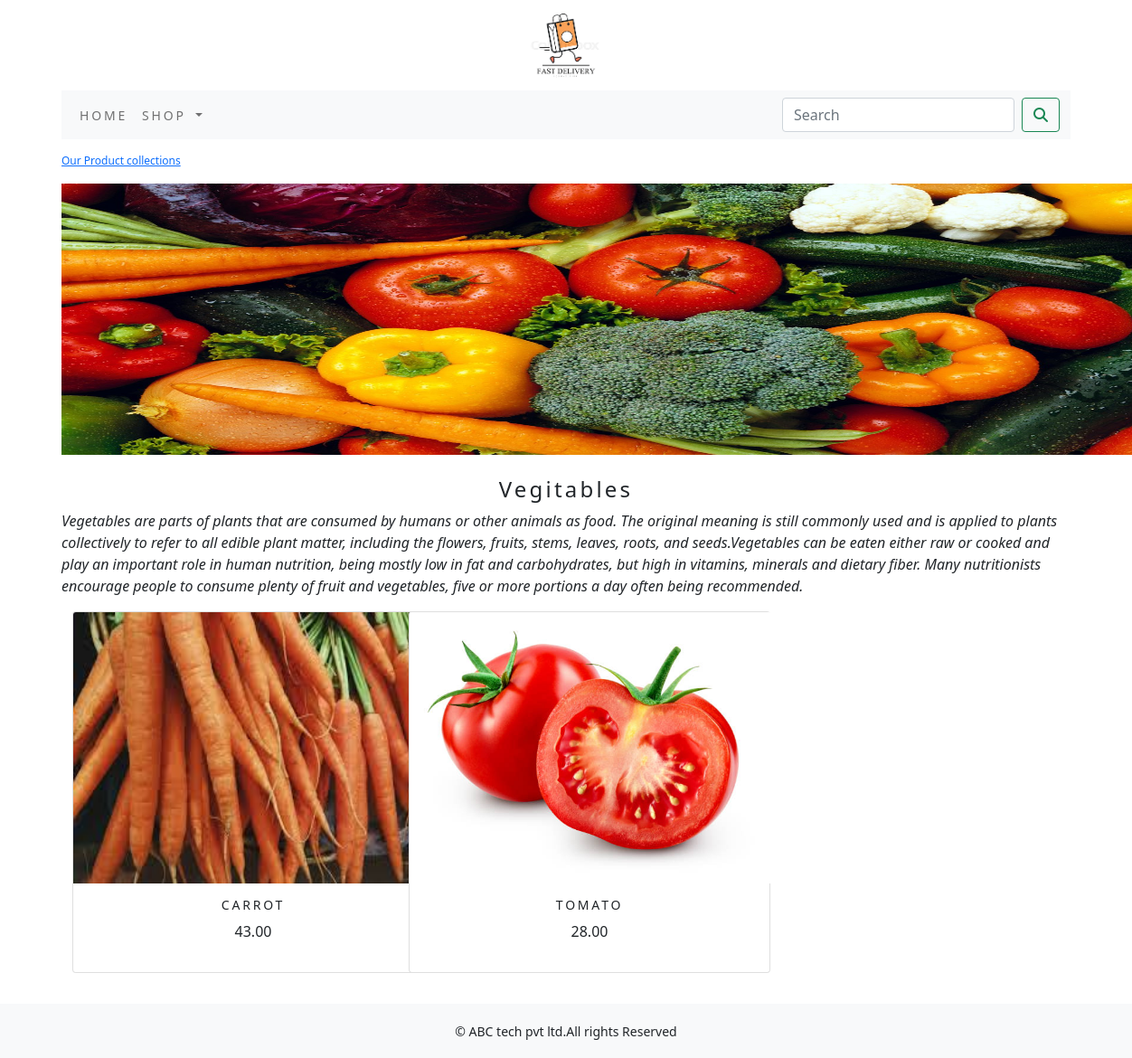
The app's page /ecommerce/vegitables/ with its own data.
### ecommerceapp/models.py (models this page shows, shortened)
class Category(models.Model):
    name=models.CharField(max_length=250,unique=True)
    slug=models.SlugField(max_length=250,unique=True)
    description=models.TextField(blank=True)
    image=models.ImageField(upload_to='category',blank=True)
    class Meta:
        ordering=('name',)
        verbose_name='category'
        verbose_name_plural='categories'
    def get_url(self):
        return reverse('ecommerceapp:product_by_category',args=[self.slug])

class Product(models.Model):
    name=models.CharField(max_length=250,unique=True)
    slug=models.SlugField(max_length=250,unique=True)
    description = models.TextField(blank=True)
    price=models.DecimalField(max_digits=10,decimal_places=2)
    category=models.ForeignKey(Category,on_delete=models.CASCADE)
    image = models.ImageField(upload_to='product', blank=True)
    stock=models.IntegerField()
    available=models.BooleanField(default=True)
    created=models.DateTimeField(auto_now_add=True)
    updated=models.DateTimeField(auto_now=True)
    def get_url(self):
       return reverse('ecommerceapp:prodCatdetail',args=[self.category.slug,self.slug])
    class Meta:
        ordering = ('name',)
        verbose_name = 'product'
        verbose_name_plural = 'products'

### ecommerceapp/views.py (the view)
# urls.py: path('',views.allProdCat,name='allProdCat'),
def allProdCat(request,c_slug=None):
    c_page=None
    products_list=None
    if c_slug!=None:
        c_page=get_object_or_404(Category,slug=c_slug)
        products_list=Product.objects.all().filter(category=c_page,available=True)
    else:
        products_list=Product.objects.all().filter(available=True)
    paginator=Paginator(products_list,6)
    try:
        page=int(request.GET.get('page','1'))
    except:
        page=1
    try:
        products=paginator.page(page)
    except (EmptyPage,InvalidPage):
        products=paginator.page(paginator.num_pages)
    return render(request,"category.html",{'category':c_page,'products':products})

### cart/context_processors.py (called while the page is built)
def counter(request):
    item_count=0
    if 'admin' in request.path:
        return {}
    else:
        try:
            cart=Cart.objects.filter(cart_id=_cart_id(request))
            cart_items=CartItem.objects.all().filter(cart=cart[:1])
            for cart_item in cart_items:
                item_count +=cart_item.quantity
        except Cart.DoesNotExist:
            item_count=0
    return dict(item_count=item_count)

### cart/views.py (called while the page is built)
def _cart_id(request):
    cart=request.session.session_key
    if not cart:
        cart=request.session.create()
    return cart

### ecommerceapp/context_processors.py (called while the page is built)
def menu_links(request):
    links=Category.objects.all()
    return dict(links=links)

### templates/category.html (shortened to what this page needs)
{% extends 'base.html' %}
{% load static %}
{% block content %}
    {% if category %}
<div>
    <div class="row my_row_class">
      <div class="mx_auto">
        <p><a href="{% url 'ecommerceapp:allProdCat' %}">Our Product collections</a></p>
    </div>
      </div>
</div>
 {% endif %}
<div class="mx_auto">
    {% if category %}
         <img class="my_image" src="{{category.image.url}}" alt="{{category.name}}" style="width:1200px;height:300px;" >
</div>
    <br>
<div>
    <h1 class="text-center my_title"><b><h4>{{category.name}}</h4></b></h1>
    <p class="text-justify"><i>{{category.description}}</i></p>
</div>
{% endif %}
<div class="container">
    <div class="row mx_auto">
        {% for product in products.object_list %}
        <div class="my_bottom_margin col-9 col-sm-12 col-md-4 col-lg-4 ">
            <div class="card text-center" style="width:400px;height:400px;" >
                <a href="{{product.get_url}}" ><img class="card-img-top my_image" src="{{product.image.url}}" style="width:400px;height:300px;" alt="{{product.name}}"></a>
            <div class="card-body">
                <h4>{{product.name}}</h4>
                <p>{{product.price}}</p>
            </div>
            </div>
        </div>
        {% endfor %}
    </div>
    <br>
</div>
{% endblock %}

### static/css/custom.css (style rules this page uses)
body { font-family: 'Roboto', sans-serif; }
.my_row_class { padding-top :15px; }
.my_row_class .mx_auto { color:#000; font-size:12px; }
.my_image { width:100%; height:auto; }
.my_title { font-size:16px; text_transform:uppercase; letter-spacing:.2em; }
.my_bottom_margin { margin-bottom:10px; }
.card-body h4 { font-size:14px; text-transform:uppercase; letter-spacing:.2em; }

### records on screen
Category: image (picture), name "Vegitables", description "Vegetables are parts of plants that are consumed by humans or other animals as food. The original meaning is still commonly used and is applied to plants collectively to refer to all edible plant matter, including the flowers, fruits, stems, leaves, roots, and seeds.Vegetables can be eaten either raw or cooked and play an important role in human nutrition, being mostly low in fat and carbohydrates, but high in vitamins, minerals and dietary fiber. Many nutritionists encourage people to consume plenty of fruit and vegetables, five or more portions a day often being recommended."
Product: image (picture), name "CARROT", price "43.00"
Product: image (picture), name "TOMATO", price "28.00"
